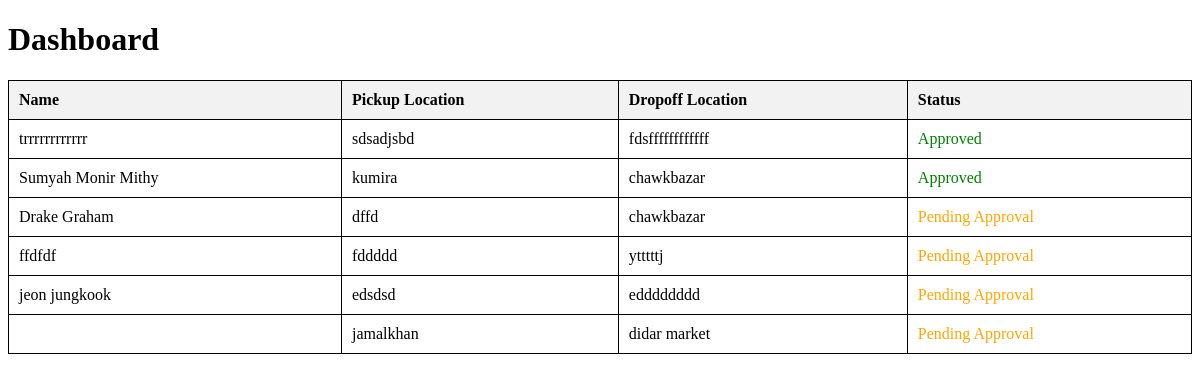
Before: /testdashboard/ with the older database file.
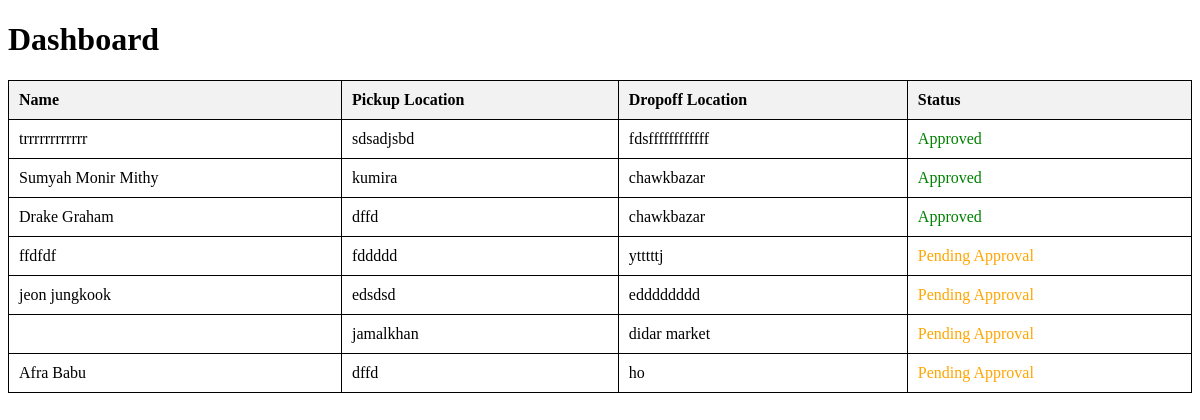
After: the same page with the newer database file.
### main/models.py (models this page shows, shortened)
class Booking(models.Model):
    STATUS_CHOICES = [
        ('pending', 'Pending'),
        ('approved', 'Approved'),
        ('rejected', 'Rejected'),
    ]
    customerid = models.ForeignKey('RiderRegister', on_delete=models.CASCADE, related_name='customer_bookings',null=True, blank=True)
    driverid = models.ForeignKey('CarRegister', on_delete=models.CASCADE, null=True, blank=True, related_name='driver_bookings')
    name = models.CharField(max_length=100)
    phone_number = models.CharField(max_length=15)
    pickup_location = models.CharField(max_length=255)
    pickup_date = models.DateField(default=datetime.date(1999, 10, 10))
    pickup_time = models.TimeField(default=datetime.time(0, 0))
    dropoff_location = models.CharField(max_length=255)
    dropoff_date = models.DateField(default=datetime.date(1999, 10, 10))
    dropoff_time = models.TimeField(default=datetime.time(0, 0))
    status = models.CharField(max_length=20, choices=STATUS_CHOICES, default='pending')

### main/views.py (the view)
def testdashboard(request):
    user_bookings = Booking.objects.all()  # Filter based on user if you have user accounts
    return render(request, 'testdashboard.html', {'bookings': user_bookings})

### main/context_processors.py (called while the page is built, shortened)
def profile_pic(request):
    return {'profile_pic': 'profilepic/profile.jpg'}

### main/templates/testdashboard.html (shortened to what this page needs)
<!DOCTYPE html>
<html lang="en">
<head>
  <link rel="stylesheet" href="https://cdnjs.cloudflare.com/ajax/libs/font-awesome/6.0.0/css/all.min.css">
</head>
<body>
  <h1>Dashboard</h1>
  <table>
    <thead>
      <tr>
        <th>Name</th>
        <th>Pickup Location</th>
        <th>Dropoff Location</th>
        <th>Status</th>
      </tr>
    </thead>
    <tbody>
      {% for booking in bookings %}
        <tr>
          <td>{{ booking.name }}</td>
          <td>{{ booking.pickup_location }}</td>
          <td>{{ booking.dropoff_location }}</td>
          <td class="{% if booking.status == 'approved' %}approved{% else %}pending{% endif %}">
            {% if booking.status == 'approved' %}
                Approved
            {% else %}
                Pending Approval
            {% endif %}
        </td>
        </tr>
      {% endfor %}
    </tbody>
  </table>
</body>
</html>

### main/templates/testdashboard.html (style rules this page uses)
table { width: 100%; border-collapse: collapse; }
table, th, td { border: 1px solid black; }
th, td { padding: 10px; text-align: left; }
th { background-color: #f2f2f2; }
.approved { color: green; }
.pending { color: orange; }

Changed rows visible on the page:
changed Booking "Drake Graham": status "Pending Approval" → "Approved"
added Booking: name "Afra Babu", pickup_location "dffd", dropoff_location "ho", status "Pending Approval"
